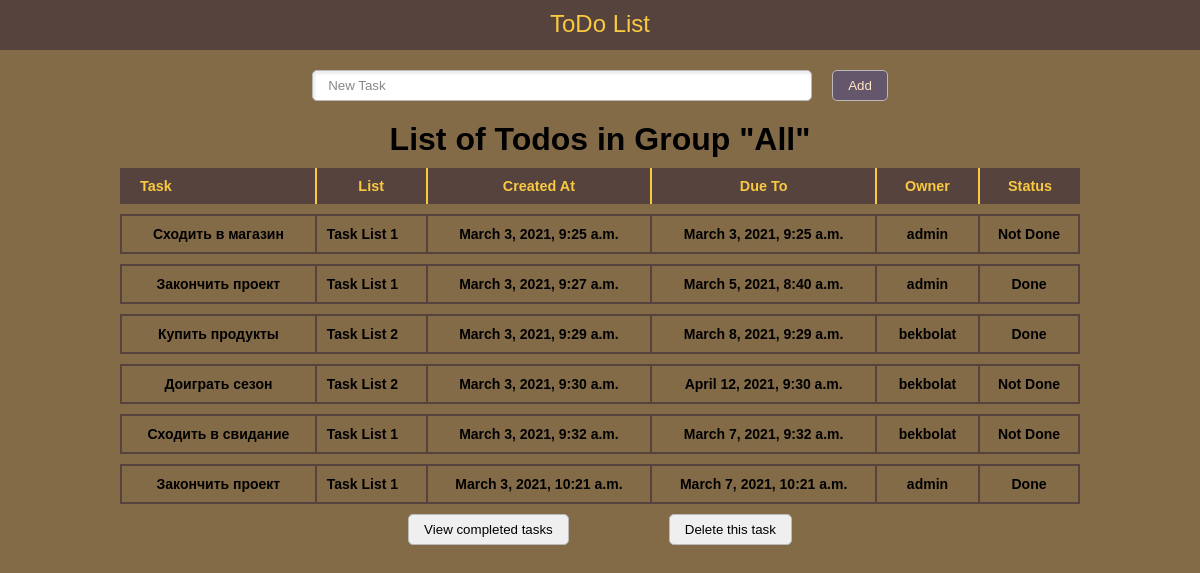
The page / on the database its author committed.
### main/models.py (models this page shows, shortened)
class Task(models.Model):
    DONE_CHOICE = (
        (True, "Закончено"),
        (False, "В прогрессе")
    )
    group = models.ForeignKey(TaskGroup, on_delete=models.CASCADE, verbose_name='Группа задачи')
    owner = models.ForeignKey(User, on_delete=models.CASCADE, verbose_name='Владелец задачи')
    title = models.CharField(max_length=100, verbose_name="Название задачи")
    created = models.DateTimeField(verbose_name='Дата создания', auto_now_add=True)
    due_on = models.DateTimeField(verbose_name='Дата выполнение')
    done = models.BooleanField(choices=DONE_CHOICE, verbose_name='Статус', default=False)
    class Meta:
        verbose_name = 'Задача'
        verbose_name_plural = 'Задачи'
        ordering = ['created']

class TaskGroup(models.Model):
    name = models.CharField(verbose_name='Название группы',
                            max_length=100)
    class Meta:
        verbose_name = 'Группа задач'
        verbose_name_plural = 'Группы задач'
    def __str__(self):
        return self.name

### main/views.py (the view)
# urls.py: path('', index),
def index(request, group_key=""):
    group = TaskGroup
    try:
        if group_key:
            group = TaskGroup.objects.get(id=group_key)
            context = {
                'todos': Task.objects.all().filter(group=group_key),
                'group': group
            }
        else:
            context = {
                'todos': Task.objects.all(),
                'group': 'All'
            }
    except TaskGroup.DoesNotExist:
        context = {
            'todos': Task.objects.all(),
            'group': 'All'
        }
    return render(request, template_name='todos.html', context=context)

### main/templates/todos.html
{% extends "index.html" %}
{%block body%}
    <h1 class="list">List of Todos in Group "{{ group }}"</h1>
    <div class="todos">
        <table class="to-do-items">
            <tr>
                <th>Task</th>
                <th>List</th>
                <th>Created At</th>
                <th>Due To</th>
                <th>Owner</th>
                <th>Status</th>
            </tr>
            {% for todo in todos %}
            <tr>
                <td>{{ todo.title }} </td>
                <td>{{ todo.group }} </td>
                <td>{{ todo.created }}</td>
                <td>{{ todo.due_on }}</td>
                <td>{{ todo.owner }}</td>
                <td>{% if todo.done %} Done
                {% else %}
                    Not Done
                {% endif %}</td>
            </tr>
            {% endfor %}
        </table>
    </div>
{% endblock %}

### main/static/index.css (style rules this page uses)
* { padding: 0; margin: 0; box-sizing: border-box; font-family: Helvetica, sans-serif; }
body { background-color: #836b48; }
.list { margin-top: 20px; text-align: center; }
::placeholder { color: rgb(135, 135, 135); }
.to-do-items { width: 80%; border-spacing: 0 10px; font-family: 'Open Sans', sans-serif; font-weight: bold; }
.to-do-items th { padding: 10px 20px; background: #56433D; color: #F9C941; border-right: 2px solid; font-size: 0.9em; }
.to-do-items th:first-child { text-align: left; }
.to-do-items th:last-child { border-right: none; }
.to-do-items td { vertical-align: middle; padding: 10px; font-size: 14px; text-align: center; border-top: 2px solid #56433D; border-bottom: 2px solid #56433D; border-right: 2px solid #56433D; }
.to-do-items td:first-child { border-left: 2px solid #56433D; border-right: 2px solid #56433D; }
.to-do-items td:nth-child(2) { text-align: left; }
.todos { width: 100%; display: flex; justify-content: center; }

### rows shown on the page
Task: title "Сходить в магазин", group "Task List 1", created "March 3, 2021, 9:25 a.m.", due_on "March 3, 2021, 9:25 a.m.", owner "admin", done "Not Done"
Task: title "Закончить проект", group "Task List 1", created "March 3, 2021, 9:27 a.m.", due_on "March 5, 2021, 8:40 a.m.", owner "admin", done "Done"
Task: title "Купить продукты", group "Task List 2", created "March 3, 2021, 9:29 a.m.", due_on "March 8, 2021, 9:29 a.m.", owner "bekbolat", done "Done"
Task: title "Доиграть сезон", group "Task List 2", created "March 3, 2021, 9:30 a.m.", due_on "April 12, 2021, 9:30 a.m.", owner "bekbolat", done "Not Done"
Task: title "Сходить в свидание", group "Task List 1", created "March 3, 2021, 9:32 a.m.", due_on "March 7, 2021, 9:32 a.m.", owner "bekbolat", done "Not Done"
Task: title "Закончить проект", group "Task List 1", created "March 3, 2021, 10:21 a.m.", due_on "March 7, 2021, 10:21 a.m.", owner "admin", done "Done"

### other values the page prints
{{ group }} "All"
